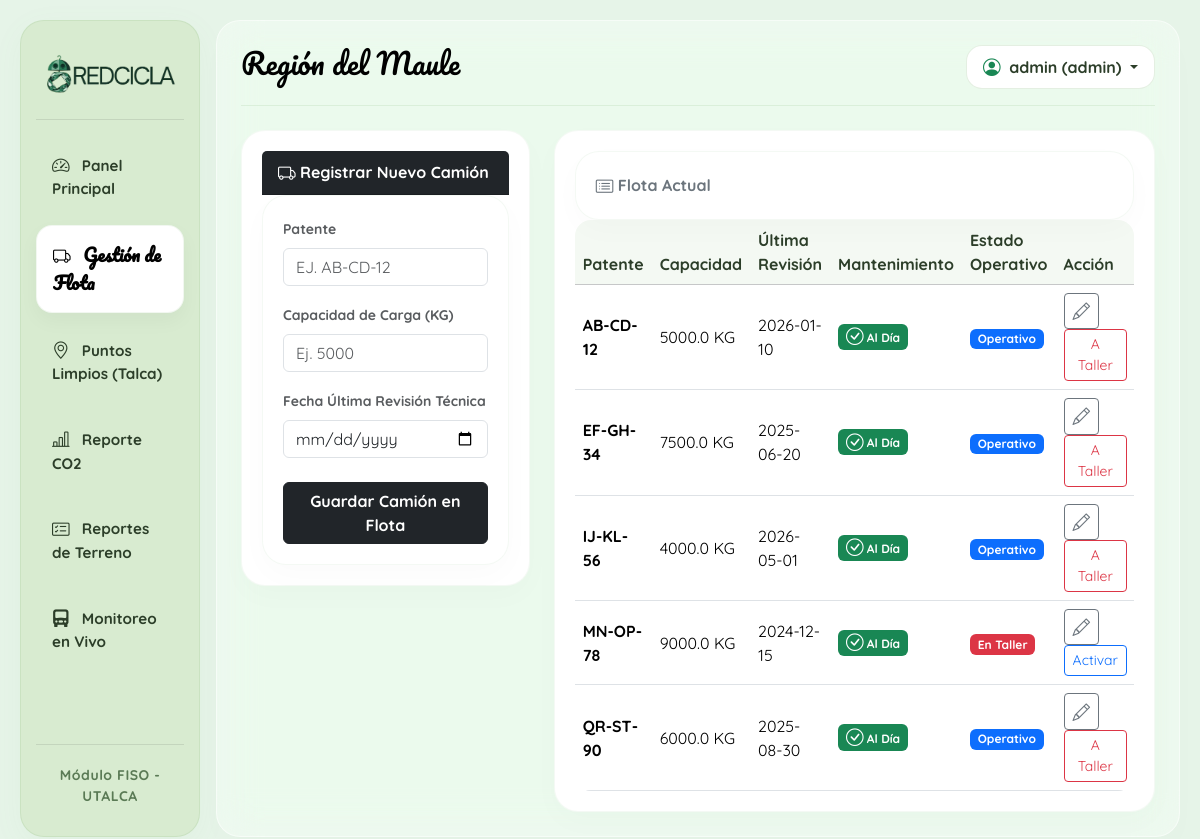
/flota (signed in), run on the app's committed database.
### tables this page shows
CREATE TABLE camiones (
        id INTEGER PRIMARY KEY AUTOINCREMENT, patente TEXT UNIQUE NOT NULL, capacidad_carga REAL,
        ultima_revision TEXT, estado INTEGER DEFAULT 1, alerta INTEGER DEFAULT 0);

### main.py (the view)
@app.route('/flota')
def gestion_flota():
    if 'usuario_nombre' not in session:
        return redirect(url_for('login'))
    conexion = sqlite3.connect(DB_PATH)
    cursor = conexion.cursor()
    cursor.execute("SELECT id, ultima_revision FROM camiones")
    camiones_revision = cursor.fetchall()
    hoy = datetime.now()
    for camion in camiones_revision:
        id_camion = camion[0]
        fecha_rev_str = camion[1]
        try:
            fecha_rev = datetime.strptime(fecha_rev_str, "%Y-%m-%d")
            dias_pasados = (hoy - fecha_rev).days
            nueva_alerta = 1 if dias_pasados >= 365 else 0
            cursor.execute("UPDATE camiones SET alerta = ? WHERE id = ?", (nueva_alerta, id_camion))
        except Exception as e:
            pass # Por si un camión tiene la fecha en blanco o mal escrita
    conexion.commit()
    cursor.execute("SELECT id, patente, capacidad_carga, ultima_revision, estado, alerta FROM camiones ORDER BY patente")
    lista_camiones = cursor.fetchall()
    conexion.close()
    return render_template('flota.html', camiones=lista_camiones)

### templates/flota.html (shortened to what this page needs)
{% extends 'base.html' %}
{% block content %}
<div class="row">
    <div class="col-md-4">
        <div class="card border-0 shadow-sm">
            <div class="card-header bg-dark text-white fw-bold">
                <i class="bi bi-truck"></i> Registrar Nuevo Camión
            </div>
            <div class="card-body bg-white">
                <form action="/flota/crear" method="POST">
                    <div class="mb-3">
                        <label class="form-label small text-muted fw-bold">Patente</label>
                        <input type="text" name="patente" class="form-control" required placeholder="Ej. AB-CD-12" style="text-transform: uppercase;">
                    </div>
                    <div class="mb-3">
                        <label class="form-label small text-muted fw-bold">Capacidad de Carga (KG)</label>
                        <input type="number" step="0.1" name="capacidad" class="form-control" required placeholder="Ej. 5000">
                    </div>
                    <div class="mb-4">
                        <label class="form-label small text-muted fw-bold">Fecha Última Revisión Técnica</label>
                        <input type="date" name="revision" class="form-control" required>
                    </div>
                    <button type="submit" class="btn btn-dark w-100 fw-bold">Guardar Camión en Flota</button>
                </form>
            </div>
        </div>
    </div>
    <div class="col-md-8">
        <div class="card border-0 shadow-sm">
            <div class="card-header bg-white fw-bold text-secondary">
                <i class="bi bi-card-list"></i> Flota Actual
            </div>
            <div class="table-responsive">
                <table class="table table-hover align-middle mb-0">
                    <thead class="table-light">
                        <tr>
                            <th>Patente</th>
                            <th>Capacidad</th>
                            <th>Última Revisión</th>
                            <th>Mantenimiento</th>
                            <th>Estado Operativo</th>
                            <th>Acción</th>
                        </tr>
                    </thead>
                    <tbody>
                        {% for c in camiones %}
                        <tr>
                            <td class="fw-bold">{{ c[1] }}</td>
                            <td>{{ c[2] }} KG</td>
                            <td>{{ c[3] }}</td>
                            <td>
                                {% if c[5] == 1 %}
                                    <span class="badge bg-warning text-dark"><i class="bi bi-exclamation-triangle"></i> Alerta Taller</span>
                                {% else %}
                                    <span class="badge bg-success"><i class="bi bi-check-circle"></i> Al Día</span>
                                {% endif %}
                            </td>
                            <td>
                                {% if c[4] == 1 %}
                                    <span class="badge bg-primary">Operativo</span>
                                {% else %}
                                    <span class="badge bg-danger">En Taller</span>
                                {% endif %}
                            </td>
                            <td>
                                <button type="button" class="btn btn-sm btn-outline-secondary me-1" data-bs-toggle="modal" data-bs-target="#modalEditarCamion{{ c[0] }}" title="Editar datos">
                                    <i class="bi bi-pencil"></i>
                                </button>
                                <form action="/flota/estado/{{ c[0] }}" method="POST" style="display:inline;">
                                    {% if c[4] == 1 %}
                                        <button type="submit" class="btn btn-sm btn-outline-danger" title="Mandar a Taller">A Taller</button>
                                    {% else %}
                                        <button type="submit" class="btn btn-sm btn-outline-primary" title="Poner Operativo">Activar</button>
                                    {% endif %}
                                </form>
                                </td>
                        </tr>
                        {% endfor %}
                    </tbody>
                </table>
            </div>
        </div>
    </div>
</div>
{% endblock %}

### templates/base.html (style rules this page uses)
:root { --color-bg-light: #e6f4e8; --color-sidebar-combine: #d8ebd0; --color-primary-green: #79AE6F; --color-bubble-bg: #ffffff; --color-dark: #000000; --color-red: #b21c19; --ios-bubble-radius: 24px; --ios-pill-radius: 16px; }
body { font-family: 'Quicksand', sans-serif; background-color: var(--color-bg-light); min-height: 100vh; color: #1c1c1e; overflow-x: hidden; }
.card, .bg-white { background-color: var(--color-bubble-bg) !important; border-radius: var(--ios-bubble-radius) !important; border: 1px solid rgba(121, 174, 111, 0.08) !important; box-shadow: 0 10px 30px rgba(0, 0, 0, 0.02) !important; padding: 20px; animation: fadeInUp 0.4s cubic-bezier(0.16, 1, 0.3, 1) both; }
.bi { font-size: 1.1rem; vertical-align: -1px; }
.table-responsive { border-radius: var(--ios-pill-radius); overflow: hidden; }
.table { margin-bottom: 0; --bs-table-bg: var(--color-bubble-bg) !important; }
.table-light { --bs-table-bg: #f4f9f3 !important; --bs-table-color: #2c3e29 !important; }

### data on the page
camiones: patente "AB-CD-12", capacidad_carga "5000.0", ultima_revision "2026-01-10", alerta 0 (drawn), estado "Operativo"
camiones: patente "EF-GH-34", capacidad_carga "7500.0", ultima_revision "2025-06-20", alerta 0 (drawn), estado "Operativo"
camiones: patente "IJ-KL-56", capacidad_carga "4000.0", ultima_revision "2026-05-01", alerta 0 (drawn), estado "Operativo"
camiones: patente "MN-OP-78", capacidad_carga "9000.0", ultima_revision "2024-12-15", alerta 0 (drawn), estado "En Taller"
camiones: patente "QR-ST-90", capacidad_carga "6000.0", ultima_revision "2025-08-30", alerta 0 (drawn), estado "Operativo"

### other printed values
{{ session.get('usuario_nombre') }} "admin"
{{ session.get('usuario_rol') }} "admin"
